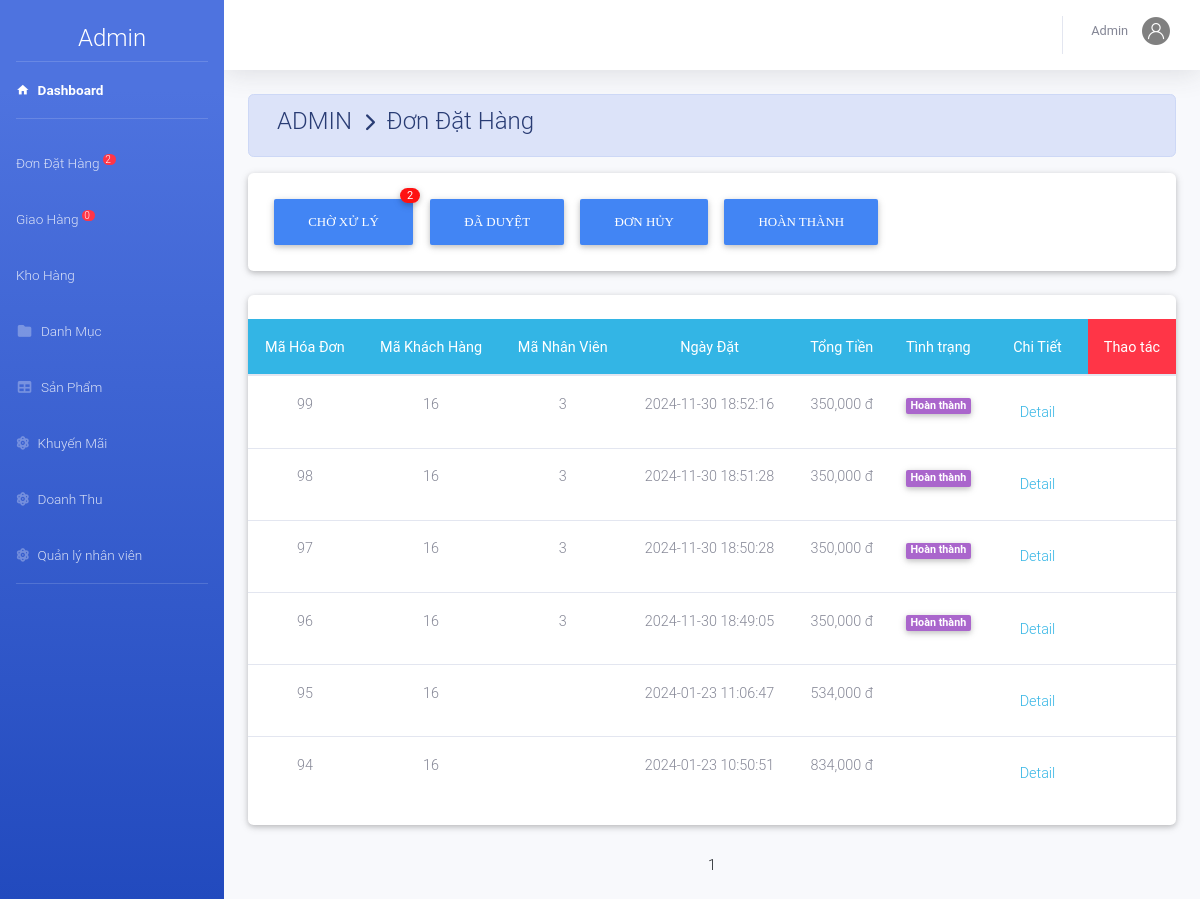
The page /admin/index.php?action=xldathang (signed in) on the database its author committed.
### tables this page shows
CREATE TABLE `hoadon` (
  `MaHD` int(11) NOT NULL,
  `MaKH` int(11) NOT NULL,
  `MaNV` int(11) DEFAULT NULL,
  `NgayDat` datetime DEFAULT current_timestamp(),
  `NgayGiao` datetime DEFAULT NULL,
  `TinhTrang` varchar(20) DEFAULT NULL,
  `TongTien` decimal(10,0) NOT NULL,
  `MaNVGH` varchar(50) DEFAULT NULL
);

### public/admin/dondathang/dondathang.php (the view, shortened to what this page needs)
<div class="row">
    <div class="col-md-12 grid-margin stretch-card">
        <div class="card">
            <br>
            <table class="table table-hover  text-center ">
                <thead class="badge-info">
                    <tr>
                        <th>Mã Hóa Đơn</th>
                        <th>Mã Khách Hàng</th>
                        <th>Mã Nhân Viên</th>
                        <th>Ngày Đặt</th>
                        <th>Tổng Tiền</th>
                        <th>Tình trạng</th>
                        <th>Chi Tiết</th>
                        <th colspan="2" class="badge-danger">Thao tác</th>
                    </tr>
                </thead>
                <tbody>
                    <?php
		            if(isset($_GET['trang'])){
		                $trang=$_GET['trang'];
		            }
		            else{ $trang=1;}
		            $from =($trang-1)*30;
			 		if(isset($_GET['dk'])){
			 			$dk=$_GET['dk'];
			 			$sql="SELECT * from hoadon  where TinhTrang='".$dk."' Order  by NgayDat DESC LIMIT $from,30";
			 		}else{
			 			$sql="select * from hoadon Order  by NgayDat DESC LIMIT $from,30";
			 		}
					$rs=mysqli_query($conn,$sql); $so=0;
				 	while ($row=mysqli_fetch_array($rs)) { ?>
                    <tr>
                        <td><?php echo $row['MaHD']; ?></td>
                        <td><?php echo $row['MaKH']; ?></td>
                        <td><?php echo $row['MaNV']; ?></td>
                        <td><?php echo $row['NgayDat']; ?></td>
                        <td><?php echo number_format($row['TongTien']).' đ'; ?></td>
                        <td><?php if( $row['TinhTrang']==='chưa duyệt') {?>
                            <label class="badge badge-danger">
                                <font style="vertical-align: inherit;">
                                    <font style="vertical-align: inherit;">Đang chờ xử lý</font>
                                </font>
                            </label>
                            <?php }elseif ($row['TinhTrang']==='hoàn thành') { ?>
                            <label class="badge badge-secondary">
                                <font style="vertical-align: inherit;">
                                    <font style="vertical-align: inherit;">Hoàn thành</font>
                                </font>
                            </label>
                            <?php } ?>
                        </td>
                        <td><a class="nav-link text-info"
                                href="index.php?action=xldathang&view=ctdh&mahd=<?php echo $row['MaHD']; ?>">Detail </a>
                        </td>
                        <td><?php if($row['TinhTrang']==="chưa duyệt"){echo '<a class="text-info" href="dondathang/xuly.php?action=duyet&mahd='.$row['MaHD'].'" >Duyệt <i class="fas fa-check"></i> </a>';}?>
                        </td>
                        <td><?php if($row['TinhTrang']==="chưa duyệt"){ ?>
                            <a class="text-info"
                                href="dondathang/xuly.php?action=huy&mahd=<?php echo $row['MaHD']; ?>"><i
                                    class="fas fa-backspace"></i></a>
                        </td>
                        <?php } ?>
                    </tr>
                    <?php	} ?>
                </tbody>
            </table>
        </div><br>
    </div>
    <div class="row m-auto">
        <?php $dk2='';
					if(isset($_GET['dk'])){
					 			$dk2=$_GET['dk'];
					 			$ds_spn1b="SELECT * from hoadon  where TinhTrang='".$dk2."'";
					 		}else{
					 			$ds_spn1b="select * from hoadon";
					 		}
		            $query_dssp2=mysqli_query($conn,$ds_spn1b);
		            $sosp=mysqli_num_rows($query_dssp2);
		            $sotrang = ceil($sosp/30); ?>
        <ul class="pagination justify-content-center">
            <?php for($x=1;$x<=$sotrang;$x++){
						         	if($dk2===''){?>
            <li class="page-item">
                <a class="page-link " href="index.php?action=xldathang&trang=<?php echo $x ?>"><?php echo $x ;?></a>
            </li>
            <?php      }
						      } ?>
        </ul>
    </div>
</div>

### public/admin/index.php (shortened to what this page needs)
<?php
if(!isset($_SESSION['admin'])){
  header('location:login.php');
}
else{
	include_once('../model/database.php');
	include 'include/menu.php';
	include 'include/header.php';
	include 'controller.php';
	include 'include/footer.php';
}
 ?>

### public/admin/include/menu.php (shortened to what this page needs)
<!DOCTYPE html>
<html lang="en">
<head>
    <link href="/onishoes/webroot/font/Font Awesome/css/all.min.css" rel="stylesheet" type="text/css">
    <link href="template/mdi/css/materialdesignicons.min.css" rel="stylesheet">
    <link href="template/cssfont.css" rel="stylesheet">
    <link href="template/css/sb-admin-2.min.css" rel="stylesheet">
    <link href="template/bootstrap/mdb.lite.min.css" rel="stylesheet">
    <?php
  if (isset($_SESSION['admin'])) {
      $nv=$_SESSION['admin'];
  }?>
</head>
<body id="page-top">
    <div id="wrapper">
        <ul class="navbar-nav bg-gradient-primary sidebar sidebar-dark accordion" id="accordionSidebar">
            <br>
            <div class="text-center d-none d-md-inline">
                <h4 class="text-center text-white fw-bold">Admin</h4>
            </div>
            <hr class=" sidebar-divider my-0">
            <li class="nav-item active">
                <a class="nav-link" href="index.php">
                    <i class="mdi mdi-home menu-icon"></i>
                    <span>Dashboard</span></a>
            </li>
            <hr class="sidebar-divider">
            <?php
        $sql="SELECT * FROM `hoadon` WHERE `TinhTrang` = 'chưa duyệt'";
        $rs=mysqli_query($conn,$sql);
        $dem=mysqli_num_rows($rs);
      ?>
            <li class="nav-item">
                <a class="nav-link" href="?action=xldathang">
                    <span>Đơn Đặt Hàng <sup style="border-radius: 10px;" class="badge-danger ">
                            &#160;<?php echo $dem ?>
                            &#160;</sup></span></a>
            </li>
            <?php
        $sql="SELECT * FROM `hoadon` WHERE NgayGiao is not null and TinhTrang='Đã duyệt' ORDER BY NgayGiao ASc";
        $rs=mysqli_query($conn,$sql);
        $dem=mysqli_num_rows($rs);
      ?>
            <li class="nav-item">
                <a class="nav-link" href="?action=giaohang">
                    <span>Giao Hàng <sup style="border-radius: 10px;" class="badge-danger ">
                            &#160;<?php echo $dem ?>
                            &#160;</sup></span></a>
            </li>
            <li class="nav-item">
                <a class="nav-link collapsed" href="#" data-toggle="collapse" data-target="#collapseTwo"
                    aria-expanded="true" aria-controls="collapseTwo">
                    <span>Kho Hàng</span>
                </a>
            </li>
            <li class="nav-item">
                <a class="nav-link collapsed" href="#" data-toggle="collapse" data-target="#collapsePages"
                    aria-expanded="true" aria-controls="collapsePages">
                    <i class="fas fa-fw fa-folder"></i>
                    <span>Danh Mục</span>
                </a>
            </li>
            <li class="nav-item">
                <a class="nav-link collapsed" href="#" data-toggle="collapse" data-target="#collapsePages1"
                    aria-expanded="true" aria-controls="collapsePages1">
                    <i class="fas fa-fw fa-table"></i>
                    <span>Sản Phẩm</span>
                </a>
            </li>
            <li class="nav-item">
                <a class="nav-link" href="?action=khuyenmai">
                    <i class="fas fa-atom"></i>
                    <span>Khuyến Mãi</span></a>
            </li>
            <li class="nav-item">
                <a class="nav-link" href="?action=danhthu">
                    <i class="fas fa-atom"></i>
                    <span>Doanh Thu</span></a>
            </li>
            <li class="nav-item">
                <a class="nav-link" href="?action=nhanvien">
                    <i class="fas fa-atom"></i>
                    <span>Quản lý nhân viên</span></a>
            </li>
            <hr class="sidebar-divider d-none d-md-block">
        </ul>

### public/admin/include/header.php (shortened to what this page needs)
<div id="content-wrapper" class="d-flex flex-column">
    <div id="content">
        <nav class="navbar navbar-expand navbar-light bg-white topbar mb-4 static-top shadow">
            <ul class="navbar-nav ml-auto">
                <li class="nav-item dropdown no-arrow" style="margin-top: 30px">
                    <a class="nav-link dropdown-toggle" href="#" id="userDropdown" role="button"
                        data-toggle="dropdown" aria-haspopup="true" aria-expanded="false">
                        <span class="mr-2 d-none d-lg-inline text-gray-600 small"><?php echo $nv['TenNV'] ?></span>
                        <img class="img-profile rounded-circle" src="template/img/avatar.png">
                    </a>
                </li>
            </ul>
        </nav>

### public/admin/controller.php (shortened to what this page needs)
<?php
      $check=$_SESSION['admin'];
      if(isset($_GET['action'])){
          $action=$_GET['action'];
          switch ($action) {
                    case 'xldathang':
                         if($check['Quyen']==3 || $check['Quyen']==5 ){
                            echo('<center> BẠN KHÔNG CÓ QUYỀN TRUY CẬP</center>');
                        }else{
                             include('dondathang/main.php');
                        }
                        break;
                }
      }
      else {
          include_once('content.php');
      }
    ?>

### public/admin/dondathang/main.php (shortened to what this page needs)
<?php
	include_once('../model/database.php');
	$sql="SELECT * FROM `hoadon` WHERE `TinhTrang` = 'chưa duyệt'";
	$rs=mysqli_query($conn,$sql);
	$dem=mysqli_num_rows($rs);
?>
<div class="container-fluid">
    <div class=" alert alert-primary">
        <h4 class="page-title">
             ADMIN &#160;<i class="fas fa-chevron-right" style="font-size: 18px"></i>&#160; Đơn Đặt Hàng
        </h4>
    </div>
    <div class="row">
        <form action="?action=xldathang" method="GET" class="col-md-12 grid-margin stretch-card">
            <div class="card">
                <div class="card-body ">
                    <button type="sub" name="dk" value="chưa duyệt" class="btn btn-primary "
                        style="font-family: Comfortaa;">Chờ xử lý</button>
                    <span class="counter counter-lg "><?php echo $dem ?></span>
                    <button type="sub" name="dk" value="đã duyệt" class="btn btn-primary"
                        style="font-family: Comfortaa;">Đã Duyệt</button>
                    <button type="sub" name="dk" value="Hủy bỏ" class="btn btn-primary"
                        style="font-family: Comfortaa;">Đơn Hủy</button>
                    <button type="sub" name="dk" value="hoàn thành" class="btn btn-primary"
                        style="font-family: Comfortaa;">Hoàn Thành</button>
                </div>
            </div>
        </form>
    </div>
    <br>
    <?php
	if(isset($_GET['view'])){
		$view=$_GET['view'];
		switch ($view) {
			case 'ctdh':
					include_once('dondathang/chitietdathang.php');
				break;
		}
	}
	else{
		include_once('dondathang/dondathang.php');
	}
?>
</div>

### public/admin/include/footer.php (shortened to what this page needs)
</div>
</div>
</div>
</body>
</html>

### rows shown on the page
hoadon: MaHD "99", MaKH "16", MaNV "3", NgayDat "2024-11-30 18:52:16", TongTien "350,000", TinhTrang "Hoàn thành"
hoadon: MaHD "98", MaKH "16", MaNV "3", NgayDat "2024-11-30 18:51:28", TongTien "350,000", TinhTrang "Hoàn thành"
hoadon: MaHD "97", MaKH "16", MaNV "3", NgayDat "2024-11-30 18:50:28", TongTien "350,000", TinhTrang "Hoàn thành"
hoadon: MaHD "96", MaKH "16", MaNV "3", NgayDat "2024-11-30 18:49:05", TongTien "350,000", TinhTrang "Hoàn thành"
hoadon: MaHD "95", MaKH "16", NgayDat "2024-01-23 11:06:47", TongTien "534,000"
hoadon: MaHD "94", MaKH "16", NgayDat "2024-01-23 10:50:51", TongTien "834,000"

### other values the page prints
$dem "2"
$dem "0"
$nv['TenNV'] "Admin"
